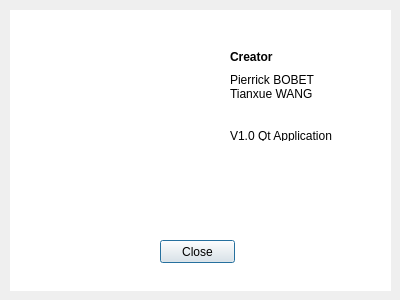
<?xml version="1.0" encoding="UTF-8"?>
<ui version="4.0">
 <class>DialogAbout</class>
 <widget class="QDialog" name="DialogAbout">
  <property name="geometry">
   <rect>
    <x>0</x>
    <y>0</y>
    <width>400</width>
    <height>300</height>
   </rect>
  </property>
  <property name="windowTitle">
   <string>Dialog</string>
  </property>
  <widget class="QLabel" name="label_Polytech">
   <property name="geometry">
    <rect>
     <x>10</x>
     <y>10</y>
     <width>381</width>
     <height>281</height>
    </rect>
   </property>
   <property name="palette">
    <palette>
     <active>
      <colorrole role="WindowText">
       <brush brushstyle="SolidPattern">
        <color alpha="255">
         <red>0</red>
         <green>0</green>
         <blue>0</blue>
        </color>
       </brush>
      </colorrole>
      <colorrole role="Button">
       <brush brushstyle="SolidPattern">
        <color alpha="255">
         <red>255</red>
         <green>255</green>
         <blue>255</blue>
        </color>
       </brush>
      </colorrole>
      <colorrole role="Light">
       <brush brushstyle="SolidPattern">
        <color alpha="255">
         <red>255</red>
         <green>255</green>
         <blue>255</blue>
        </color>
       </brush>
      </colorrole>
      <colorrole role="Midlight">
       <brush brushstyle="SolidPattern">
        <color alpha="255">
         <red>255</red>
         <green>255</green>
         <blue>255</blue>
        </color>
       </brush>
      </colorrole>
      <colorrole role="Dark">
       <brush brushstyle="SolidPattern">
        <color alpha="255">
         <red>127</red>
         <green>127</green>
         <blue>127</blue>
        </color>
       </brush>
      </colorrole>
      <colorrole role="Mid">
       <brush brushstyle="SolidPattern">
        <color alpha="255">
         <red>170</red>
         <green>170</green>
         <blue>170</blue>
        </color>
       </brush>
      </colorrole>
      <colorrole role="Text">
       <brush brushstyle="SolidPattern">
        <color alpha="255">
         <red>0</red>
         <green>0</green>
         <blue>0</blue>
        </color>
       </brush>
      </colorrole>
      <colorrole role="BrightText">
       <brush brushstyle="SolidPattern">
        <color alpha="255">
         <red>255</red>
         <green>255</green>
         <blue>255</blue>
        </color>
       </brush>
      </colorrole>
      <colorrole role="ButtonText">
       <brush brushstyle="SolidPattern">
        <color alpha="255">
         <red>0</red>
         <green>0</green>
         <blue>0</blue>
        </color>
       </brush>
      </colorrole>
      <colorrole role="Base">
       <brush brushstyle="SolidPattern">
        <color alpha="255">
         <red>255</red>
         <green>255</green>
         <blue>255</blue>
        </color>
       </brush>
      </colorrole>
      <colorrole role="Window">
       <brush brushstyle="SolidPattern">
        <color alpha="255">
         <red>255</red>
         <green>255</green>
         <blue>255</blue>
        </color>
       </brush>
      </colorrole>
      <colorrole role="Shadow">
       <brush brushstyle="SolidPattern">
        <color alpha="255">
         <red>0</red>
         <green>0</green>
         <blue>0</blue>
        </color>
       </brush>
      </colorrole>
      <colorrole role="AlternateBase">
       <brush brushstyle="SolidPattern">
        <color alpha="255">
         <red>255</red>
         <green>255</green>
         <blue>255</blue>
        </color>
       </brush>
      </colorrole>
      <colorrole role="ToolTipBase">
       <brush brushstyle="SolidPattern">
        <color alpha="255">
         <red>255</red>
         <green>255</green>
         <blue>220</blue>
        </color>
       </brush>
      </colorrole>
      <colorrole role="ToolTipText">
       <brush brushstyle="SolidPattern">
        <color alpha="255">
         <red>0</red>
         <green>0</green>
         <blue>0</blue>
        </color>
       </brush>
      </colorrole>
     </active>
     <inactive>
      <colorrole role="WindowText">
       <brush brushstyle="SolidPattern">
        <color alpha="255">
         <red>0</red>
         <green>0</green>
         <blue>0</blue>
        </color>
       </brush>
      </colorrole>
      <colorrole role="Button">
       <brush brushstyle="SolidPattern">
        <color alpha="255">
         <red>255</red>
         <green>255</green>
         <blue>255</blue>
        </color>
       </brush>
      </colorrole>
      <colorrole role="Light">
       <brush brushstyle="SolidPattern">
        <color alpha="255">
         <red>255</red>
         <green>255</green>
         <blue>255</blue>
        </color>
       </brush>
      </colorrole>
      <colorrole role="Midlight">
       <brush brushstyle="SolidPattern">
        <color alpha="255">
         <red>255</red>
         <green>255</green>
         <blue>255</blue>
        </color>
       </brush>
      </colorrole>
      <colorrole role="Dark">
       <brush brushstyle="SolidPattern">
        <color alpha="255">
         <red>127</red>
         <green>127</green>
         <blue>127</blue>
        </color>
       </brush>
      </colorrole>
      <colorrole role="Mid">
       <brush brushstyle="SolidPattern">
        <color alpha="255">
         <red>170</red>
         <green>170</green>
         <blue>170</blue>
        </color>
       </brush>
      </colorrole>
      <colorrole role="Text">
       <brush brushstyle="SolidPattern">
        <color alpha="255">
         <red>0</red>
         <green>0</green>
         <blue>0</blue>
        </color>
       </brush>
      </colorrole>
      <colorrole role="BrightText">
       <brush brushstyle="SolidPattern">
        <color alpha="255">
         <red>255</red>
         <green>255</green>
         <blue>255</blue>
        </color>
       </brush>
      </colorrole>
      <colorrole role="ButtonText">
       <brush brushstyle="SolidPattern">
        <color alpha="255">
         <red>0</red>
         <green>0</green>
         <blue>0</blue>
        </color>
       </brush>
      </colorrole>
      <colorrole role="Base">
       <brush brushstyle="SolidPattern">
        <color alpha="255">
         <red>255</red>
         <green>255</green>
         <blue>255</blue>
        </color>
       </brush>
      </colorrole>
      <colorrole role="Window">
       <brush brushstyle="SolidPattern">
        <color alpha="255">
         <red>255</red>
         <green>255</green>
         <blue>255</blue>
        </color>
       </brush>
      </colorrole>
      <colorrole role="Shadow">
       <brush brushstyle="SolidPattern">
        <color alpha="255">
         <red>0</red>
         <green>0</green>
         <blue>0</blue>
        </color>
       </brush>
      </colorrole>
      <colorrole role="AlternateBase">
       <brush brushstyle="SolidPattern">
        <color alpha="255">
         <red>255</red>
         <green>255</green>
         <blue>255</blue>
        </color>
       </brush>
      </colorrole>
      <colorrole role="ToolTipBase">
       <brush brushstyle="SolidPattern">
        <color alpha="255">
         <red>255</red>
         <green>255</green>
         <blue>220</blue>
        </color>
       </brush>
      </colorrole>
      <colorrole role="ToolTipText">
       <brush brushstyle="SolidPattern">
        <color alpha="255">
         <red>0</red>
         <green>0</green>
         <blue>0</blue>
        </color>
       </brush>
      </colorrole>
     </inactive>
     <disabled>
      <colorrole role="WindowText">
       <brush brushstyle="SolidPattern">
        <color alpha="255">
         <red>127</red>
         <green>127</green>
         <blue>127</blue>
        </color>
       </brush>
      </colorrole>
      <colorrole role="Button">
       <brush brushstyle="SolidPattern">
        <color alpha="255">
         <red>255</red>
         <green>255</green>
         <blue>255</blue>
        </color>
       </brush>
      </colorrole>
      <colorrole role="Light">
       <brush brushstyle="SolidPattern">
        <color alpha="255">
         <red>255</red>
         <green>255</green>
         <blue>255</blue>
        </color>
       </brush>
      </colorrole>
      <colorrole role="Midlight">
       <brush brushstyle="SolidPattern">
        <color alpha="255">
         <red>255</red>
         <green>255</green>
         <blue>255</blue>
        </color>
       </brush>
      </colorrole>
      <colorrole role="Dark">
       <brush brushstyle="SolidPattern">
        <color alpha="255">
         <red>127</red>
         <green>127</green>
         <blue>127</blue>
        </color>
       </brush>
      </colorrole>
      <colorrole role="Mid">
       <brush brushstyle="SolidPattern">
        <color alpha="255">
         <red>170</red>
         <green>170</green>
         <blue>170</blue>
        </color>
       </brush>
      </colorrole>
      <colorrole role="Text">
       <brush brushstyle="SolidPattern">
        <color alpha="255">
         <red>127</red>
         <green>127</green>
         <blue>127</blue>
        </color>
       </brush>
      </colorrole>
      <colorrole role="BrightText">
       <brush brushstyle="SolidPattern">
        <color alpha="255">
         <red>255</red>
         <green>255</green>
         <blue>255</blue>
        </color>
       </brush>
      </colorrole>
      <colorrole role="ButtonText">
       <brush brushstyle="SolidPattern">
        <color alpha="255">
         <red>127</red>
         <green>127</green>
         <blue>127</blue>
        </color>
       </brush>
      </colorrole>
      <colorrole role="Base">
       <brush brushstyle="SolidPattern">
        <color alpha="255">
         <red>255</red>
         <green>255</green>
         <blue>255</blue>
        </color>
       </brush>
      </colorrole>
      <colorrole role="Window">
       <brush brushstyle="SolidPattern">
        <color alpha="255">
         <red>255</red>
         <green>255</green>
         <blue>255</blue>
        </color>
       </brush>
      </colorrole>
      <colorrole role="Shadow">
       <brush brushstyle="SolidPattern">
        <color alpha="255">
         <red>0</red>
         <green>0</green>
         <blue>0</blue>
        </color>
       </brush>
      </colorrole>
      <colorrole role="AlternateBase">
       <brush brushstyle="SolidPattern">
        <color alpha="255">
         <red>255</red>
         <green>255</green>
         <blue>255</blue>
        </color>
       </brush>
      </colorrole>
      <colorrole role="ToolTipBase">
       <brush brushstyle="SolidPattern">
        <color alpha="255">
         <red>255</red>
         <green>255</green>
         <blue>220</blue>
        </color>
       </brush>
      </colorrole>
      <colorrole role="ToolTipText">
       <brush brushstyle="SolidPattern">
        <color alpha="255">
         <red>0</red>
         <green>0</green>
         <blue>0</blue>
        </color>
       </brush>
      </colorrole>
     </disabled>
    </palette>
   </property>
   <property name="autoFillBackground">
    <bool>true</bool>
   </property>
   <property name="text">
    <string/>
   </property>
   <property name="pixmap">
    <pixmap resource="pictures.qrc">:/new/icons/polytech.png</pixmap>
   </property>
  </widget>
  <widget class="QPushButton" name="pushButton_Close">
   <property name="geometry">
    <rect>
     <x>160</x>
     <y>240</y>
     <width>75</width>
     <height>23</height>
    </rect>
   </property>
   <property name="text">
    <string>Close</string>
   </property>
  </widget>
  <widget class="QLabel" name="label_Info">
   <property name="geometry">
    <rect>
     <x>230</x>
     <y>60</y>
     <width>131</width>
     <height>81</height>
    </rect>
   </property>
   <property name="text">
    <string>
Pierrick BOBET
Tianxue WANG


V1.0 Qt Application</string>
   </property>
  </widget>
  <widget class="QLabel" name="label">
   <property name="geometry">
    <rect>
     <x>230</x>
     <y>50</y>
     <width>47</width>
     <height>13</height>
    </rect>
   </property>
   <property name="font">
    <font>
     <weight>75</weight>
     <bold>true</bold>
    </font>
   </property>
   <property name="text">
    <string>Creator</string>
   </property>
  </widget>
 </widget>
 <tabstops>
  <tabstop>pushButton_Close</tabstop>
 </tabstops>
 <resources>
  <include location="pictures.qrc"/>
 </resources>
 <connections/>
</ui>
